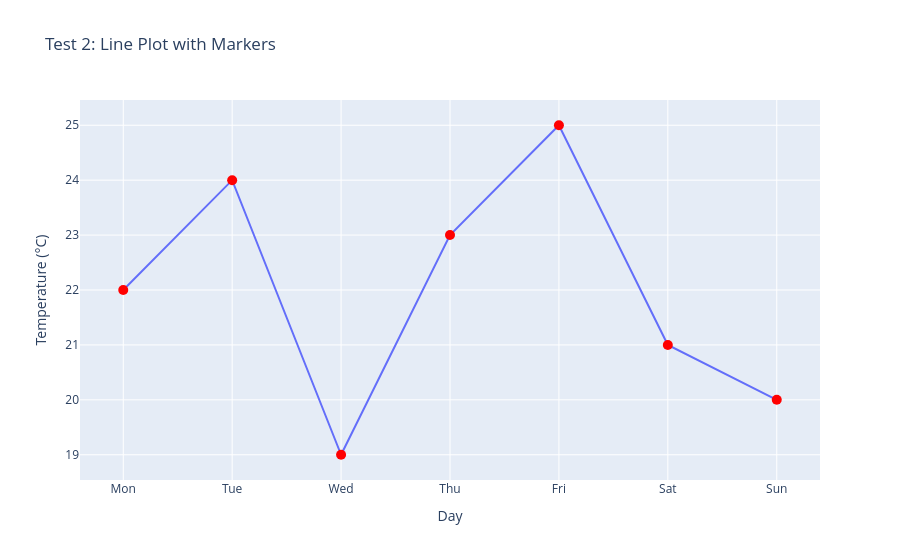
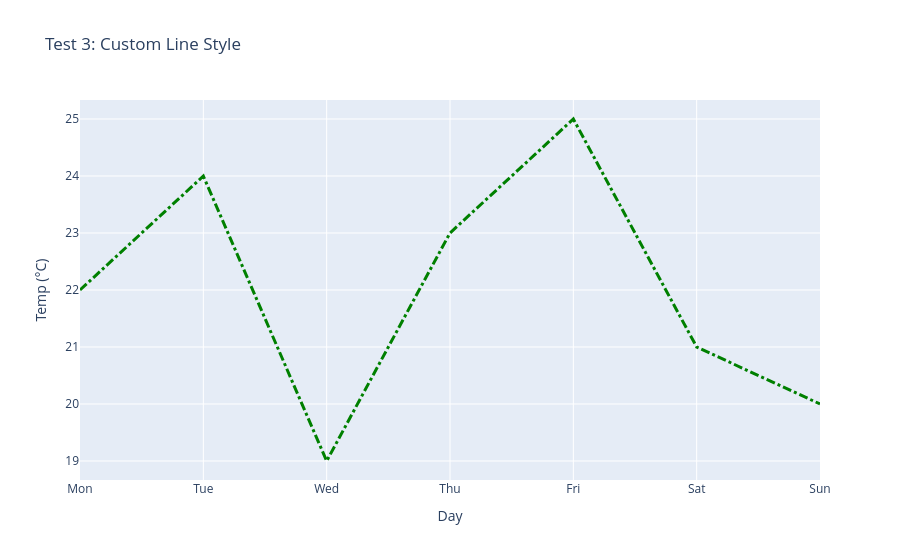
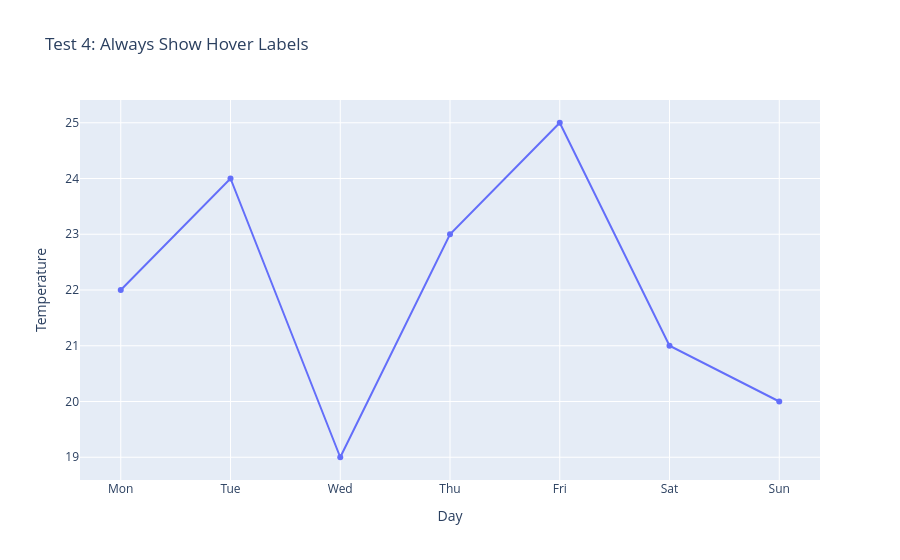

Notebook code cell kept with these figures, in order:
### Code cell
import plotly.express as px

# Example data
days = ['Mon', 'Tue', 'Wed', 'Thu', 'Fri', 'Sat', 'Sun']
temps = [22, 24, 19, 23, 25, 21, 20]  # make sure variable matches

# 🔹 Test 2: Add Markers to Line
fig = px.line(x=days, y=temps, title='Test 2: Line Plot with Markers',
              labels={'x': 'Day', 'y': 'Temperature (°C)'})
fig.update_traces(mode='lines+markers', marker=dict(size=10, color='red'))
fig.show()

# 🔹 Test 3: Custom Line Style
fig = px.line(x=days, y=temps, title='Test 3: Custom Line Style',
              labels={'x': 'Day', 'y': 'Temp (°C)'})
fig.update_traces(line=dict(dash='dashdot', width=3, color='green'))
fig.show()

# 🔹 Test 4: Show Hover Labels Always
fig = px.line(x=days, y=temps, title='Test 4: Always Show Hover Labels',
              labels={'x': 'Day', 'y': 'Temperature'})
fig.update_traces(mode='lines+markers', hoverinfo='x+y', hoverlabel=dict(bgcolor="white"))
fig.show()

### Figure 1 — Plotly figure (JSON) as saved in the notebook; plotly's stock layout.template omitted (floating-point values rounded to 4 significant figures)
{"data": [{"hovertemplate": "Day=%{x}<br>Temperature (°C)=%{y}<extra></extra>", "legendgroup": "", "line": {"color": "#636efa", "dash": "solid"}, "marker": {"color": "red", "size": 10, "symbol": "circle"}, "mode": "lines+markers", "name": "", "orientation": "v", "showlegend": false, "type": "scatter", "x": ["Mon", "Tue", "Wed", "Thu", "Fri", "Sat", "Sun"], "xaxis": "x", "y": [22, 24, 19, 23, 25, 21, 20], "yaxis": "y"}], "layout": {"legend": {"tracegroupgap": 0}, "title": {"text": "Test 2: Line Plot with Markers"}, "xaxis": {"anchor": "y", "domain": [0, 1], "title": {"text": "Day"}}, "yaxis": {"anchor": "x", "domain": [0, 1], "title": {"text": "Temperature (°C)"}}}}

### Figure 2 — Plotly figure (JSON) as saved in the notebook; plotly's stock layout.template omitted (floating-point values rounded to 4 significant figures)
{"data": [{"hovertemplate": "Day=%{x}<br>Temp (°C)=%{y}<extra></extra>", "legendgroup": "", "line": {"color": "green", "dash": "dashdot", "width": 3}, "marker": {"symbol": "circle"}, "mode": "lines", "name": "", "orientation": "v", "showlegend": false, "type": "scatter", "x": ["Mon", "Tue", "Wed", "Thu", "Fri", "Sat", "Sun"], "xaxis": "x", "y": [22, 24, 19, 23, 25, 21, 20], "yaxis": "y"}], "layout": {"legend": {"tracegroupgap": 0}, "title": {"text": "Test 3: Custom Line Style"}, "xaxis": {"anchor": "y", "domain": [0, 1], "title": {"text": "Day"}}, "yaxis": {"anchor": "x", "domain": [0, 1], "title": {"text": "Temp (°C)"}}}}

### Figure 3 — Plotly figure (JSON) as saved in the notebook; plotly's stock layout.template omitted (floating-point values rounded to 4 significant figures)
{"data": [{"hoverinfo": "x+y", "hoverlabel": {"bgcolor": "white"}, "hovertemplate": "Day=%{x}<br>Temperature=%{y}<extra></extra>", "legendgroup": "", "line": {"color": "#636efa", "dash": "solid"}, "marker": {"symbol": "circle"}, "mode": "lines+markers", "name": "", "orientation": "v", "showlegend": false, "type": "scatter", "x": ["Mon", "Tue", "Wed", "Thu", "Fri", "Sat", "Sun"], "xaxis": "x", "y": [22, 24, 19, 23, 25, 21, 20], "yaxis": "y"}], "layout": {"legend": {"tracegroupgap": 0}, "title": {"text": "Test 4: Always Show Hover Labels"}, "xaxis": {"anchor": "y", "domain": [0, 1], "title": {"text": "Day"}}, "yaxis": {"anchor": "x", "domain": [0, 1], "title": {"text": "Temperature"}}}}
